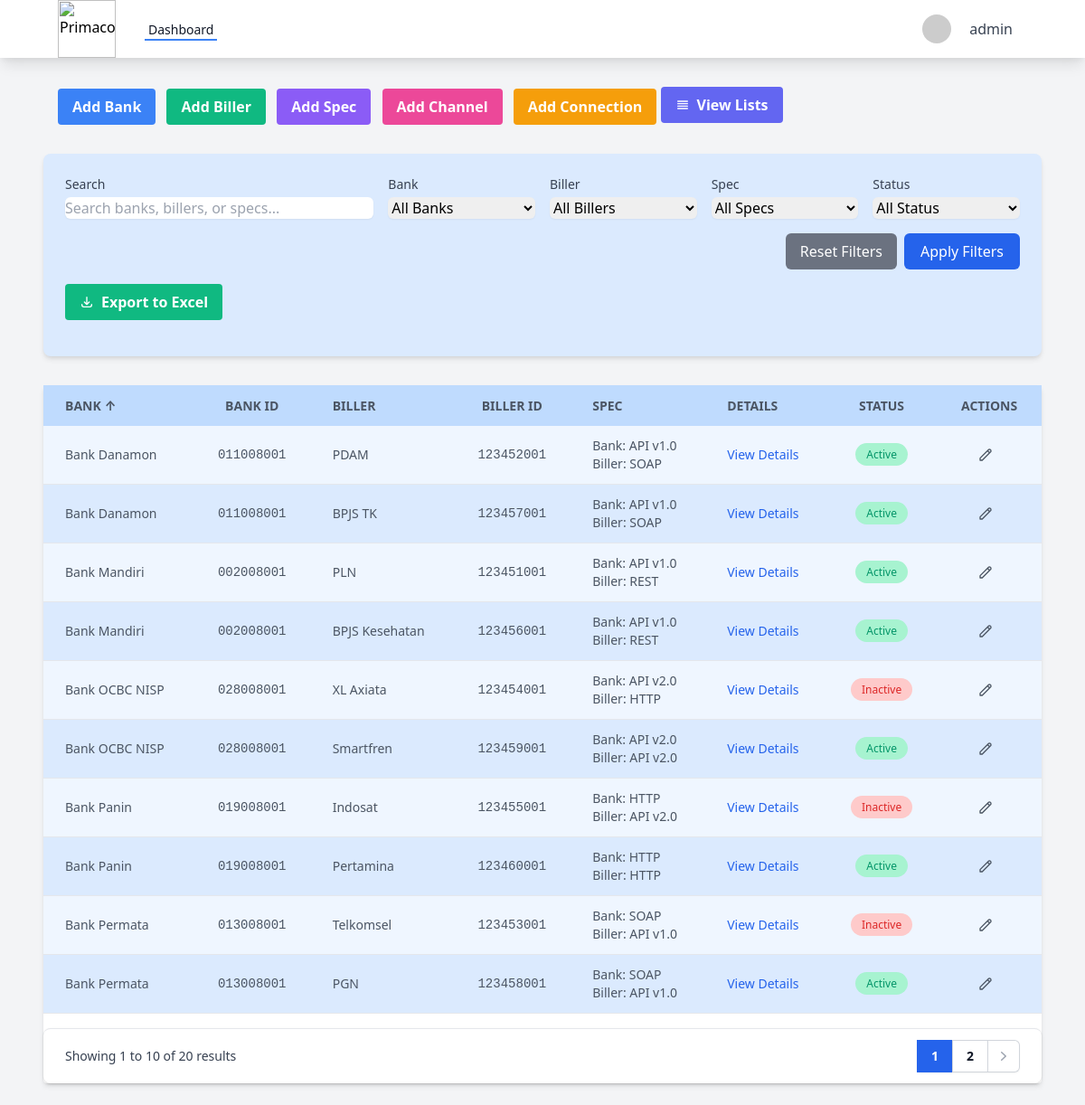
The page / (signed in) on the database its author committed.
### tables this page shows
CREATE TABLE `prima_data` (
    `id` int(11) NOT NULL AUTO_INCREMENT,
    `bank_id` BIGINT NOT NULL,
    `biller_id` BIGINT NOT NULL,
    `bank_spec_id` int(11) NOT NULL,
    `biller_spec_id` int(11) NOT NULL,
    `status` enum('active','inactive') NOT NULL DEFAULT 'active',
    `fee_bank` DECIMAL(10,2) DEFAULT 0.00,
    `fee_biller` DECIMAL(10,2) DEFAULT 0.00,
    `fee_rintis` DECIMAL(10,2) DEFAULT 0.00,
    `fee_included` TINYINT(1) NOT NULL DEFAULT 1,
    `admin_fee` DECIMAL(10,2) DEFAULT 0.00,
    `notes` TEXT DEFAULT NULL,
    `created_by` INT NOT NULL,
    `updated_by` INT NOT NULL,
    `created_at` TIMESTAMP DEFAULT CURRENT_TIMESTAMP,
    `updated_at` TIMESTAMP DEFAULT CURRENT_TIMESTAMP ON UPDATE CURRENT_TIMESTAMP,
    PRIMARY KEY (`id`),
    FOREIGN KEY (bank_id) REFERENCES banks(id),
    FOREIGN KEY (biller_id) REFERENCES billers(id),
    FOREIGN KEY (bank_spec_id) REFERENCES specs(id),
    FOREIGN KEY (biller_spec_id) REFERENCES specs(id),
    FOREIGN KEY (created_by) REFERENCES users(id),
    FOREIGN KEY (updated_by) REFERENCES users(id)
);

CREATE TABLE `banks` (
    `id` BIGINT NOT NULL AUTO_INCREMENT,
    `bank_id` VARCHAR(10) UNIQUE NOT NULL,
    `name` varchar(255) NOT NULL,
    `spec_id` INT NOT NULL,
    `created_by` INT NOT NULL,
    `created_at` TIMESTAMP DEFAULT CURRENT_TIMESTAMP,
    PRIMARY KEY (`id`),
    FOREIGN KEY (spec_id) REFERENCES specs(id),
    FOREIGN KEY (created_by) REFERENCES users(id)
);

CREATE TABLE `billers` (
    `id` BIGINT NOT NULL AUTO_INCREMENT,
    `biller_id` VARCHAR(10) UNIQUE NOT NULL,
    `name` varchar(255) NOT NULL,
    `spec_id` INT NOT NULL,
    `created_by` INT NOT NULL,
    `created_at` TIMESTAMP DEFAULT CURRENT_TIMESTAMP,
    PRIMARY KEY (`id`),
    FOREIGN KEY (spec_id) REFERENCES specs(id),
    FOREIGN KEY (created_by) REFERENCES users(id)
);

CREATE TABLE `specs` (
    `id` int(11) NOT NULL AUTO_INCREMENT,
    `name` varchar(255) NOT NULL,
    `created_by` INT NOT NULL,
    `created_at` TIMESTAMP DEFAULT CURRENT_TIMESTAMP,
    PRIMARY KEY (`id`),
    FOREIGN KEY (created_by) REFERENCES users(id)
);

### public/index.php (the view, shortened to what the rows shown need)
<?php
require_once '../includes/functions.php';
$database = new Database();
$pdo = $database->getConnection();
$is_admin = is_admin();
$sort_by = isset($_GET['sort_by']) ? $_GET['sort_by'] : 'bank';
$sort = isset($_GET['sort']) ? strtolower($_GET['sort']) : 'asc';
$sort_columns = [
    'bank' => 'b.name',
    'biller' => 'bl.name',
    'spec' => 'bs.name',
    'status' => 'pd.status'
];
$sort_column = $sort_columns[$sort_by] ?? 'b.name';
$items_per_page = 10;
$current_page = isset($_GET['page']) ? (int)$_GET['page'] : 1;
$offset = ($current_page - 1) * $items_per_page;
$sql = "SELECT pd.*,
        b.name as bank_name,
        b.bank_id as bank_id_number,
        bl.biller_id as biller_id_number,
        bl.name as biller_name,
        bs.name as bank_spec_name,
        bls.name as biller_spec_name,
        u.username as created_by_user,
        pd.status
        FROM prima_data pd
        LEFT JOIN banks b ON pd.bank_id = b.id
        LEFT JOIN billers bl ON pd.biller_id = bl.id
        LEFT JOIN specs bs ON pd.bank_spec_id = bs.id
        LEFT JOIN specs bls ON pd.biller_spec_id = bls.id
        LEFT JOIN users u ON pd.created_by = u.id
        WHERE 1=1";
$sql .= " ORDER BY " . $sort_column . " " . $sort;
$sql .= " LIMIT :limit OFFSET :offset";
$stmt = $pdo->prepare($sql);
$stmt->bindValue(':limit', $items_per_page, PDO::PARAM_INT);
$stmt->bindValue(':offset', $offset, PDO::PARAM_INT);
$stmt->execute();
$result = $stmt->fetchAll(PDO::FETCH_ASSOC);
?>
<!DOCTYPE html>
<html lang="en">
<head>
    <link href="https://cdn.jsdelivr.net/npm/tailwindcss@2.2.19/dist/tailwind.min.css" rel="stylesheet">
</head>
<body class="bg-gray-100">
            <div class="bg-white shadow-md rounded my-6 ml-12 mr-12">
                <table class="min-w-max w-full table-auto">
                    <thead>
                        <tr class="bg-blue-200 text-gray-600 uppercase text-sm leading-normal">
                            <th class="py-3 px-6 text-left">
                                <a href="?sort_by=bank&sort=<?php echo $sort_by == 'bank' && $sort == 'asc' ? 'desc' : 'asc'; ?>" class="flex items-center">
                                    Bank
                                    <?php if ($sort_by == 'bank'): ?>
                                        <span class="ml-1"><?php echo $sort == 'asc' ? '↑' : '↓'; ?></span>
                                    <?php endif; ?>
                                </a>
                            </th>
                            <th class="py-3 px-6 text-center">Bank ID</th>
                            <th class="py-3 px-6 text-left">
                                <a href="?sort_by=biller&sort=<?php echo $sort_by == 'biller' && $sort == 'asc' ? 'desc' : 'asc'; ?>" class="flex items-center">
                                    Biller
                                </a>
                            </th>
                            <th class="py-3 px-6 text-center">Biller ID</th>
                            <th class="py-3 px-6 text-left">
                                <a href="?sort_by=spec&sort=<?php echo $sort_by == 'spec' && $sort == 'asc' ? 'desc' : 'asc'; ?>" class="flex items-center">
                                    Spec
                                </a>
                            </th>
                            <th class="py-3 px-6 text-left">Details</th>
                            <th class="py-3 px-6 text-center">Status</th>
                            <?php if ($is_admin): ?>
                            <th class="py-3 px-6 text-center">Actions</th>
                            <?php endif; ?>
                        </tr>
                    </thead>
                    <tbody class="text-gray-600 text-sm font-light">
                        <?php if (!empty($result)): ?>
                            <?php foreach ($result as $key => $row): ?>
                                <tr class="border-b border-gray-200 <?php echo $key % 2 === 0 ? 'bg-blue-50' : 'bg-blue-100'; ?> hover:bg-blue-200 transition-colors duration-150">
                                <td class="py-3 px-6 text-left"><?php echo htmlspecialchars($row['bank_name']); ?></td>
                                <td class="py-3 px-6 text-center font-mono text-sm"><?php echo htmlspecialchars($row['bank_id_number']); ?></td>
                                <td class="py-3 px-6 text-left"><?php echo htmlspecialchars($row['biller_name']); ?></td>
                                <td class="py-3 px-6 text-center font-mono text-sm"><?php echo htmlspecialchars($row['biller_id_number']); ?></td>
                                <td class="py-3 px-6 text-left">
                                    Bank: <?php echo htmlspecialchars($row['bank_spec_name']); ?><br>
                                    Biller: <?php echo htmlspecialchars($row['biller_spec_name']); ?>
                                </td>
                                <td class="py-3 px-6 text-left">
                                    <a href="#" onclick="viewDetails(<?php echo $row['id']; ?>, '<?php echo htmlspecialchars($row['bank_name']); ?>')"
                                    class="text-blue-600 hover:text-blue-800">
                                        View Details
                                    </a>
                                </td>
                                <td class="py-3 px-6 text-center">
                                    <span class="<?php echo $row['status'] == 'active' ? 'bg-green-200 text-green-600' : 'bg-red-200 text-red-600'; ?> py-1 px-3 rounded-full text-xs">
                                           <?php echo htmlspecialchars(ucfirst($row['status'])); ?>
                                    </span>
                                </td>
                                    <?php if ($is_admin): ?>
                                        <td class="py-3 px-6 text-center">
                                            <div class="flex item-center justify-center">
                                                <a href="edit_connection.php?id=<?php echo $row['id']; ?>"
                                                    class="w-4 mr-2 transform hover:text-purple-500 hover:scale-110">
                                                    <svg xmlns="http://www.w3.org/2000/svg" fill="none" viewBox="0 0 24 24" stroke="currentColor">
                                                        <path stroke-linecap="round" stroke-linejoin="round" stroke-width="2" d="M15.232 5.232l3.536 3.536m-2.036-5.036a2.5 2.5 0 113.536 3.536L6.5 21.036H3v-3.572L16.732 3.732z" />
                                                    </svg>
                                                </a>
                                            </div>
                                        </td>
                                    <?php endif; ?>
                                </tr>
                            <?php endforeach; ?>
                        <?php else: ?>
                            <tr>
                                <td colspan="<?php echo $is_admin ? '6' : '5'; ?>" class="py-3 px-6 text-center">No data found</td>
                            </tr>
                        <?php endif; ?>
                    </tbody>
                </table>
            </div>
</body>
</html>

### rows shown on the page
prima_data: bank.name "Bank Danamon", bank.bank_id "011008001", biller.name "PDAM", biller.biller_id "123452001", bank_spec.name "API v1.0", biller_spec.name "SOAP", status "Active"
prima_data: bank.name "Bank Danamon", bank.bank_id "011008001", biller.name "BPJS TK", biller.biller_id "123457001", bank_spec.name "API v1.0", biller_spec.name "SOAP", status "Active"
prima_data: bank.name "Bank Mandiri", bank.bank_id "002008001", biller.name "PLN", biller.biller_id "123451001", bank_spec.name "API v1.0", biller_spec.name "REST", status "Active"
prima_data: bank.name "Bank Mandiri", bank.bank_id "002008001", biller.name "BPJS Kesehatan", biller.biller_id "123456001", bank_spec.name "API v1.0", biller_spec.name "REST", status "Active"
prima_data: bank.name "Bank OCBC NISP", bank.bank_id "028008001", biller.name "XL Axiata", biller.biller_id "123454001", bank_spec.name "API v2.0", biller_spec.name "HTTP", status "Inactive"
prima_data: bank.name "Bank OCBC NISP", bank.bank_id "028008001", biller.name "Smartfren", biller.biller_id "123459001", bank_spec.name "API v2.0", status "Active"
prima_data: bank.name "Bank Panin", bank.bank_id "019008001", biller.name "Indosat", biller.biller_id "123455001", bank_spec.name "HTTP", biller_spec.name "API v2.0", status "Inactive"
prima_data: bank.name "Bank Panin", bank.bank_id "019008001", biller.name "Pertamina", biller.biller_id "123460001", bank_spec.name "HTTP", status "Active"
prima_data: bank.name "Bank Permata", bank.bank_id "013008001", biller.name "Telkomsel", biller.biller_id "123453001", bank_spec.name "SOAP", biller_spec.name "API v1.0", status "Inactive"
prima_data: bank.name "Bank Permata", bank.bank_id "013008001", biller.name "PGN", biller.biller_id "123458001", bank_spec.name "SOAP", biller_spec.name "API v1.0", status "Active"

### other values the page prints
$_SESSION['username'] "admin"
$offset + 1 "1"
min($offset + $items_per_page, $total_items) "10"
$total_items "20"
